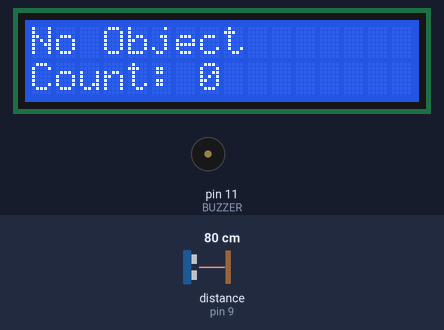
Simulated run of this sketch. Board: Arduino Uno, built with avr-gcc and run on an emulated ATmega328P. Parts: 16×2 character LCD, buzzer (waves = sounding, pin HIGH). Wiring (inferred from the names in the program): ultrasonic range finder: trigger pin 8; echo pin 9. The inputs (shaded band) are chosen by the test bench; at power-on: distance to the obstacle (sensor on pin 9) 80 cm. The echo pulse lasts 58.3 µs per cm; pins used as bus, display or sensor lines are not drawn.

Above: at 2.2 s.
2.3 s: distance to the obstacle (sensor on pin 9) set to 5 cm
3.8 s: distance to the obstacle (sensor on pin 9) set to 2 cm
At 3.91 s:
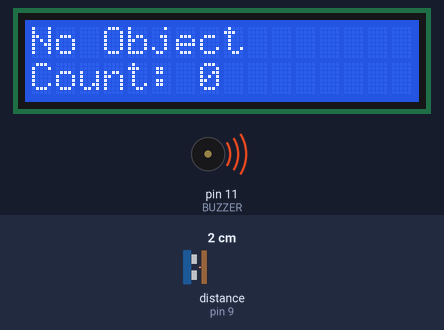
At 4.9 s:
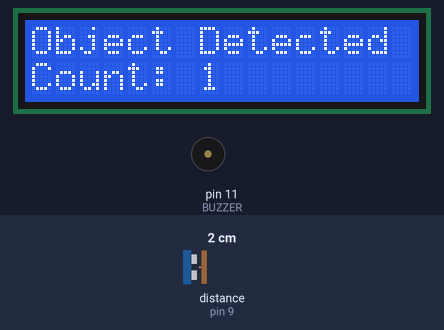
5.5 s: distance to the obstacle (sensor on pin 9) set to 9 cm
At 7.2 s:
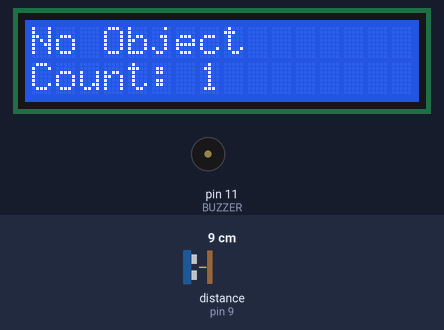
Timing chart, 0 to 8.7 s (numbered marks = the images above; inputs shaded):
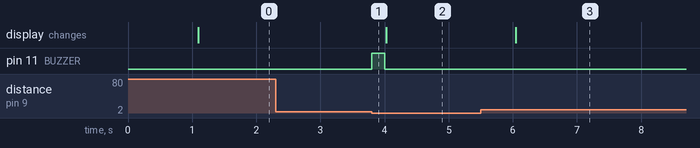

The sketch:

Smart_Object_Counter.ino
```cpp
// (licence header left out)
#include <Wire.h>
#include <LiquidCrystal_I2C.h>

// Initialize I2C LCD (Address: 0x27, 16x2 Display)
LiquidCrystal_I2C lcd(0x27, 16, 2);

// Define Pin Connections
#define TRIG 8
#define ECHO 9
#define BUZZER 11

long duration;              // Stores echo pulse duration
int distance;               // Calculated distance (cm)
int count = 0;              // Object count
bool objectDetected = false; // Flag to avoid multiple counts

void setup() {

  lcd.init();          // Initialize LCD
  lcd.backlight();     // Turn ON backlight

  pinMode(TRIG, OUTPUT);
  pinMode(ECHO, INPUT);
  pinMode(BUZZER, OUTPUT);

  // Welcome Message
  lcd.setCursor(0,0);
  lcd.print("Object Counter");
  delay(1000);
  lcd.clear();

  // Initial Screen
  lcd.setCursor(0,0);
  lcd.print("No Object");
  lcd.setCursor(0,1);
  lcd.print("Count: 0");
}

void loop() {

  // Send Ultrasonic Trigger Pulse
  digitalWrite(TRIG, LOW);
  delayMicroseconds(2);

  digitalWrite(TRIG, HIGH);
  delayMicroseconds(10);
  digitalWrite(TRIG, LOW);

  // Read Echo with Timeout
  duration = pulseIn(ECHO, HIGH, 25000); // 25ms timeout

  if (duration == 0) {
    distance = 999;   // No object detected
  }
  else {
    distance = duration * 0.034 / 2;  // Distance formula
  }

  // Object Detection Logic
  // If object is very close (< 3 cm) and not already counted
  if (distance < 3 && !objectDetected) {

    objectDetected = true;  // Prevent double counting
    count++;                // Increase object count

    // Buzzer Alert
    digitalWrite(BUZZER, HIGH);
    delay(200);
    digitalWrite(BUZZER, LOW);

    // Display Detection
    lcd.clear();
    lcd.setCursor(0,0);
    lcd.print("Object Detected");

    lcd.setCursor(0,1);
    lcd.print("Count: ");
    lcd.print(count);

    delay(2000);
  }

  // Reset When Object Leaves
  if (distance > 6 && objectDetected) {

    objectDetected = false;  // Ready for next object

    lcd.clear();
    lcd.setCursor(0,0);
    lcd.print("No Object");

    lcd.setCursor(0,1);
    lcd.print("Count: ");
    lcd.print(count);
  }
}
```

Measured:
- the behaviour switches between 4 and 3 cm on distance to the obstacle (sensor on pin 9) (found by bisection; images 0 and 1)
- after the input at 2.3 s, every drawn part: stays the same
- after the input at 3.8 s, pin 11 (BUZZER): LOW → HIGH at once, → LOW 0.20 s later
- after the input at 5.5 s, the display: changes after 0.55 s (image 3)
